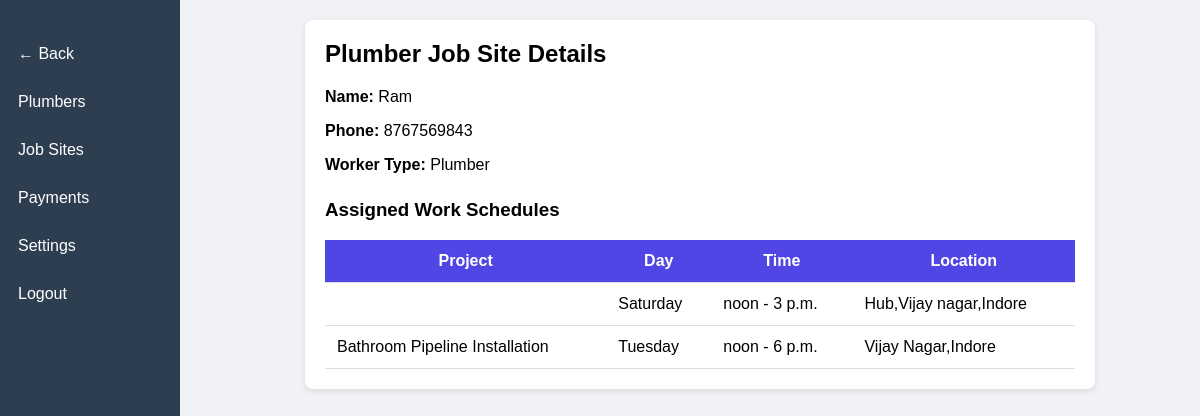
/plumber/job-site/?worker_id=1, run on an earlier commit of the app's database.
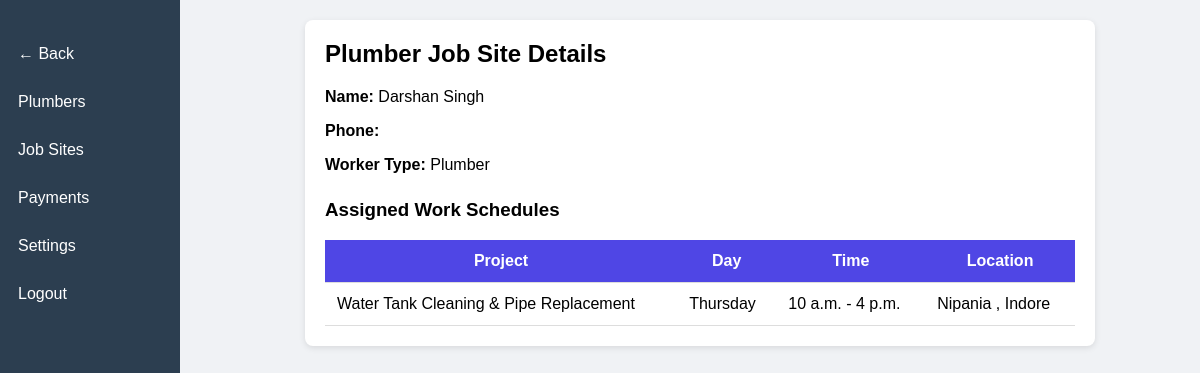
And on a later commit of the database.
### workers/models.py (models this page shows, shortened)
class Worker(models.Model):
    WORKER_TYPES = [
        ('Plumber', 'Plumber'),
        ('Electrician', 'Electrician'),
        ('Carpenter', 'Carpenter'),
        ('Painter', 'Painter'),
        ('Helper', 'Helper'),
    ]
    user = models.OneToOneField(User, on_delete=models.CASCADE, null=True, blank=True)
    name = models.CharField(max_length=100)
    worker_type = models.CharField(max_length=50, choices=WORKER_TYPES)
    phone = models.CharField(max_length=15, blank=True)
    email = models.EmailField(null=True, blank=True)
    gender = models.CharField(max_length=10, default='Male', blank=True)
    hourly_rate = models.DecimalField(max_digits=8, decimal_places=2, default=0.00)
    is_available = models.BooleanField(default=True)
    joined_date = models.DateField(default=date.today)
    location = models.CharField(max_length=100, default='Unknown')
    role = models.ForeignKey(Role, on_delete=models.SET_NULL, null=True, blank=True)

class Schedule(models.Model):
    worker = models.ForeignKey(Worker, on_delete=models.CASCADE, related_name='schedules')
    project = models.ForeignKey(Project, on_delete=models.SET_NULL, null=True, blank=True)
    day = models.CharField(max_length=15)
    start_time = models.TimeField()
    end_time = models.TimeField()
    location = models.CharField(max_length=100)

class Project(models.Model):
    STATUS_CHOICES = [
        ('Active', 'Active'),
        ('Completed', 'Completed'),
    ]
    name = models.CharField(max_length=200)
    description = models.TextField(blank=True)
    status = models.CharField(max_length=50, choices=STATUS_CHOICES, default='Active')
    start_date = models.DateField(default=date.today)
    completed_date = models.DateField(null=True, blank=True)
    location = models.CharField(max_length=200, blank=True)
    assigned_workers = models.ManyToManyField(Worker, blank=True, related_name='projects')

### workers/views.py (the view)
# urls.py: path("plumber/job-site/", views.plumber_job_site, name="plumber_job_site"),
def plumber_job_site(request):
    worker_id = request.GET.get('worker_id')
    worker = Worker.objects.filter(id=worker_id).first() if worker_id else None
    schedules = Schedule.objects.filter(worker=worker) if worker else []
    return render(request, 'plumber-job-site.html', {'worker': worker, 'schedules': schedules})

### workers/templates/plumber-job-site.html (shortened to what this page needs)
{% load static %}
<!DOCTYPE html>
<html lang="en">
<head>
</head>
<body>
    <div class="sidebar">
        <a href="{% url 'plumber' %}" class="nav-item">← Back</a>
        <a href="{% url 'plumber' %}" class="nav-item">Plumbers</a>
        <a href="{% url 'plumber_job_site' %}?worker_id={{ worker.id }}" class="nav-item">Job Sites</a>
        <a href="{% url 'plumber_payment' %}?worker_id={{ worker.id }}" class="nav-item">Payments</a>
        <a href="{% url 'setting' %}" class="nav-item">Settings</a>
        <a href="{% url 'logout_user' %}" class="nav-item">Logout</a>
    </div>
    <div class="main">
        <div class="card">
            <h2>Plumber Job Site Details</h2>
            <p><strong>Name:</strong> {{ worker.name }}</p>
            <p><strong>Phone:</strong> {{ worker.phone }}</p>
            <p><strong>Worker Type:</strong> {{ worker.worker_type }}</p>
            <h3 style="margin-top:25px;">Assigned Work Schedules</h3>
            <table>
                <tr>
                    <th>Project</th>
                    <th>Day</th>
                    <th>Time</th>
                    <th>Location</th>
                </tr>
                {% for s in schedules %}
                <tr>
                    <td>{{ s.project.name }}</td>
                    <td>{{ s.day }}</td>
                    <td>{{ s.start_time }} - {{ s.end_time }}</td>
                    <td>{{ s.location }}</td>
                </tr>
                {% empty %}
                <tr>
                    <td colspan="4" style="text-align:center;">No schedules assigned</td>
                </tr>
                {% endfor %}
            </table>
        </div>
    </div>
</body>
</html>

### workers/templates/plumber-job-site.html (style rules this page uses)
body { margin: 0; background: #f0f2f5; font-family: Arial, sans-serif; display: flex; min-height: 100vh; }
.sidebar { width: 180px; background: #2c3e50; padding-top: 30px; display: flex; flex-direction: column; position: fixed; height: 100%; }
.nav-item { padding: 15px; color: white; text-decoration: none; display: block; border-left: 3px solid transparent; }
.main { margin-left: 200px; padding: 20px; width: calc(100% - 200px); }
.card { background: white; padding: 20px; border-radius: 8px; box-shadow: 0 2px 6px rgba(0,0,0,0.1); max-width: 750px; margin: auto; }
h2 { margin-top: 0; }
table { width: 100%; border-collapse: collapse; margin-top: 15px; }
th, td { padding: 12px; border-bottom: 1px solid #ddd; }
th { background: #4f46e5; color: white; }

What changed in the data, as far as the page shows it:
no longer on this page (row edited): Schedule: day "Saturday", start_time "noon", end_time "3 p.m.", location "Hub,Vijay nagar,Indore"
no longer on this page (row edited): Schedule: project.name "Bathroom Pipeline Installation", day "Tuesday", start_time "noon", end_time "6 p.m.", location "Vijay Nagar,Indore"
changed Worker "Plumber": name "Ram" → "Darshan Singh"; phone "8767569843" → (not shown)
now on this page (row edited): Schedule: project.name "Water Tank Cleaning & Pipe Replacement", day "Thursday", start_time "10 a.m.", end_time "4 p.m.", location "Nipania , Indore"
